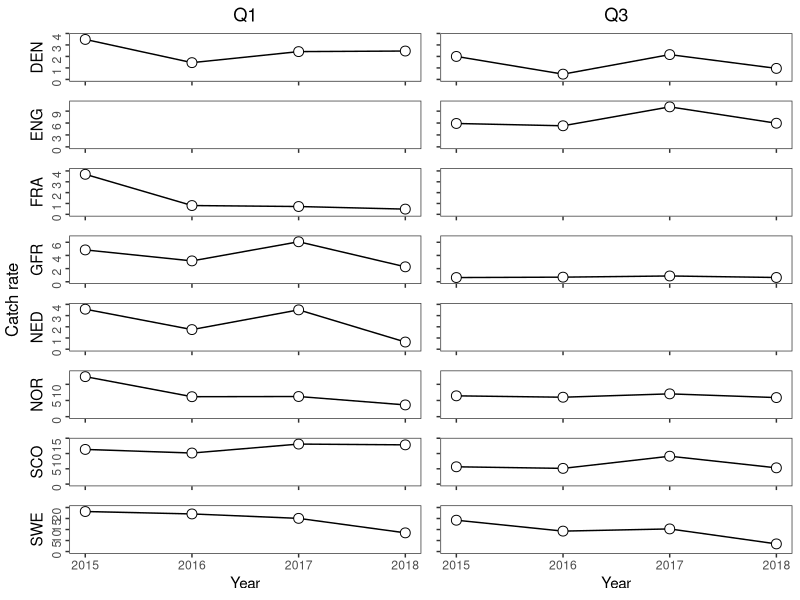

Here is the R script that generated this plot:
library(ggplot2)
library(grid)
library(gridExtra)
library(egg)
library(stringr)

#' @noRd
panelPlot  <- function(plotdata, columnGroups, rowGroups, xVariable, yVariable, yVariableUpper, yVaraiableLower, xlimrow, ylimcol, ylabel, basetheme, showX=F, showY=F, title=NULL){
  
  panelplot <- ggplot(plotdata, aes_string(x=xVariable, y=yVariable)) + geom_line() + geom_point(shape=21, size=3, fill="white") + ylim(ylimcol) + xlim(xlimrow) + ylab(ylabel)
  
  if (!is.null(yVariableUpper) & !is.null(yVaraiableLower)){
    panelplot <- panelplot +  geom_errorbar(width=.1, aes_string(ymin=yVaraiableLower, ymax=yVariableUpper))
  }
  panelplot <- panelplot + basetheme()
  panelplot <- panelplot + theme(panel.grid.minor = element_blank(), panel.grid.major = element_blank())
  if (!showX){
    panelplot <- panelplot + theme(axis.title.x = element_blank(), axis.text.x=element_blank())
  }
  if (!showY){
    panelplot <- panelplot + theme(axis.title.y = element_blank(), axis.text.y=element_blank())
  }
  if (!is.null(title)){
    panelplot <- panelplot + ggtitle(title)
  }

  return(panelplot)
}

#' Table plot
#' @description 
#'  makes a tabulated plot of estimates grouped by two covariates, one for columns, one for rows. axes of all plots are the same variables.
#' @details 
#'  If 'yVariableUpper' and 'yVaraiateLower' is not provided, error bars will not be plotted
#' @param data data.table() with data, must contain columns identified by parameters 'columnGroups', 'rowGroups', 'xVariable' and 'yVariable'
#' @param columnGroups character() identifies column in data that identifies the grouping used for columns in the plot
#' @param rowGRoups character() identifies column in data that identifies the grouping used for rows in the plot
#' @param xVariable character() identifies column in data containting variable to be used for x-axis
#' @param yVariable character() identifies column in data containing variable to be used for y-axis
#' @param yVariableUpper character(), optional,  identifies column in data containing upper limits for error bars
#' @param yVaraiableLower character(), optional, identifies column in data containing lower limits for error bars
#' @param ylab character(), optional, label for y-axis, if not provided 'yVariable' will be used.
#' @param ymin numeric(), optional, lower bounds of y axis, if not NULL y axis will be adopted to data for each column
#' @param ymax numeric(), optional, upper bounds of y axis, if not provided y axis will be adopted to data for each column
#' @param xlim vector, optional, lower and upper bounds of x axis, if not provided y axis will be adapted to data for each row
#' @param basetheme ggplot2 - theme function to use for plotting. Default adjusts y-axis label alignments to account for variable width of tick-labels.
stackedPanels <- function(data, columnGroups, rowGroups, xVariable, yVariable, yVariableUpper=NULL, yVaraiableLower=NULL, ylab=NULL, xlim=NULL, ymin=0, ymax=NULL, basetheme=function(x){ggplot2::theme_bw() + theme(plot.title = element_text(hjust = 0.5), axis.text.y = element_text(angle = 90, hjust = 1))}){
  
  if (!all(c(columnGroups, rowGroups, xVariable, yVariable) %in% names(data))){
    stop("Some arguments (columnGroups, rowGroups, xVariable, yVariable) not found in data.")
  }
  
  if (any(is.na(data[,c(columnGroups, rowGroups, xVariable)]))){
    stop("NAs in grouping variables or x variable")
  }

  if (is.null(yVariableUpper) + is.null(yVaraiableLower) == 1){
    stop("Provide either both yVariableUpper and yVaraiableLower, or neither of them")
  }
  
  if (is.null(ylab)){
    ylab <- yVariable
  }
  
  rows <- sort(unique(unlist(data[,rowGroups])))
  cols <- sort(unique(unlist(data[,columnGroups])))
  
  panels <- list()
  for (row in rows){
    
    miny <- ymin
    if (is.null(miny)){
      miny <- min(data[data[,rowGroups] == row,yVariable])
      miny <- miny - abs(miny) * .1
    }
    maxy <- ymax
    if (is.null(maxy)){
      maxy <- max(data[data[,rowGroups] == row,yVariable])
      maxy <- maxy + abs(maxy) * .1
      
    }
    ylimcol <- c(miny, maxy)
    
    for (col in cols){
      xlimrow <- xlim
      if (is.null(xlimrow)){
        xlimrow <- c(min(data[data[,columnGroups] == col,xVariable]), max(data[data[,columnGroups] == col,xVariable]))
      }
      
      title <- NULL
      if (row == rows[1]){
        title = col
      }
      
      plotdata <- data[data[,columnGroups] == col & data[,rowGroups] == row,]
      panel <- panelPlot(plotdata, columnGroups, rowGroups, xVariable, yVariable, yVariableUpper, yVaraiableLower, xlimrow, ylimcol, showX=(row == rows[length(rows)]), showY=(col == cols[1]), ylabel=row, basetheme=basetheme, title=title)
      panels[[paste(row, col, sep="/")]] <- panel
      
    }
  }
  
  ggarrange(
    plots=panels,
    nrow=length(rows),
    left=ylab
    )
    
}

warning("Add error bars")

d <- read.csv("data/Catch-rates-countries.csv", sep=";")
stackedPanels(d, "Quarter", "Country", "Year", "Catch_rate", ylab = "Catch rate")
